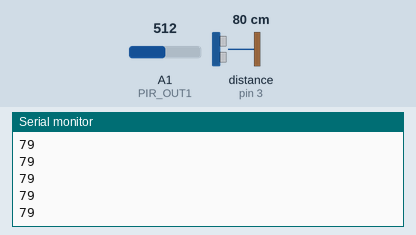
Simulated run of this sketch. Board: Arduino Uno, built with avr-gcc and run on an emulated ATmega328P. Shown: the last lines printed to the serial monitor. Wiring (inferred from the names in the program): ultrasonic range finder: trigger pin 2; echo pin 3. Inputs (shaded band) come from the test bench; at power-on: distance to the obstacle (sensor on pin 3) 80 cm, A1 (PIR_OUT1) = 512. The echo pulse lasts 58.3 µs per cm.

Above: at 1.2 s.
1.3 s: distance to the obstacle (sensor on pin 3) set to 2 cm
At 1.35 s:
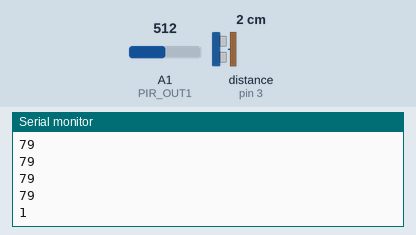
2.8 s: distance to the obstacle (sensor on pin 3) set to 4 cm
At 10.06 s:
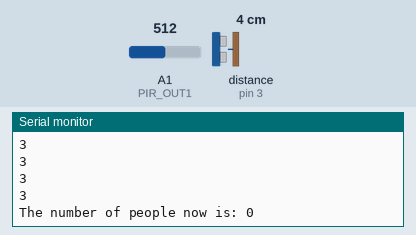
Timing chart, 0 to 10.3 s (numbered marks = the images above; inputs shaded):
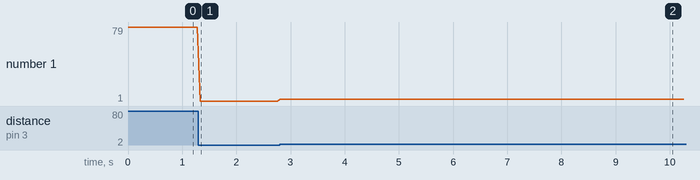

The sketch:

MotionAndUltrasoundCounterV3.ino
```cpp
#include "Timer.h"

#define PIR_OUT1 A1

#define trigPin 2
#define echoPin 3

boolean profPresent = false;

const int wall = 100;

int counter = 0;

int pirState1;

unsigned long lastDebounceTime = 0;
unsigned long debounceDelay = 500;

Timer t;                                              //instantiate the timer object
const unsigned long period1 = 10000;                  // 10 seconds

int readPir(int input) {
  int pirState = analogRead(input);
  return pirState;
}

int readDistance(){
  long duration, distance;
  digitalWrite(trigPin, LOW);
  delayMicroseconds(2);
  digitalWrite(trigPin, HIGH);

  delayMicroseconds(10);
  digitalWrite(trigPin, LOW);
  duration = pulseIn(echoPin, HIGH);
  distance = (duration / 2) / 29.1;
  Serial.println(distance);
  if (distance < wall){
      return true;
  }
  else if(distance >= wall){
    return false;
  }
}

int personCounter(){
  profPresent = readDistance();

  while(profPresent){
    //Serial.println("in while");

    pirState1 = readPir(PIR_OUT1);
    if((pirState1 > 600) || (pirState1 < 400)) {
      long pastTime = millis();
      if (pastTime > (lastDebounceTime + debounceDelay)){
        counter ++ ;
      }
      lastDebounceTime = pastTime;
    }
    break;
  }

  //Serial.println(counter);
}

int getPeople(){
  int amountPeople = counter;
  Serial.print("The number of people now is: ");
  Serial.println(amountPeople);
}

void setup() {
  // put your setup code here, to run once:
  Serial.begin (9600);

  pinMode(PIR_OUT1, INPUT);
  pinMode(trigPin, OUTPUT);
  pinMode(echoPin, INPUT);

  t.every(period1, getPeople);
}

void loop() {
  // put your main code here, to run repeatedly:
  personCounter();
  t.update();
  delay(50);

}
```

Measured:
- after the input at 1.3 s, the serial monitor: prints a new line at once (image 1)
- after the input at 2.8 s, the serial monitor: prints a new line at once (image 2)
- plotted number 1: 79 → 1 after the input at 1.3 s, 1 → 3 after the input at 2.8 s
